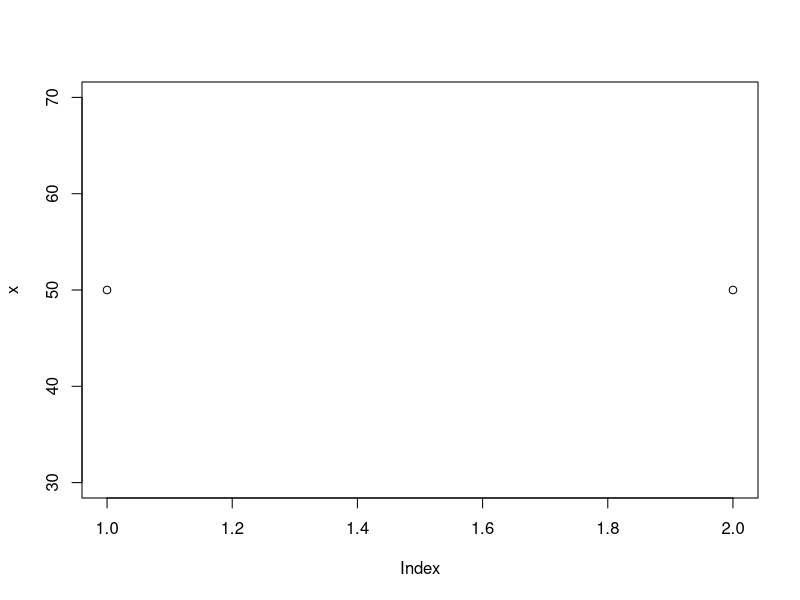
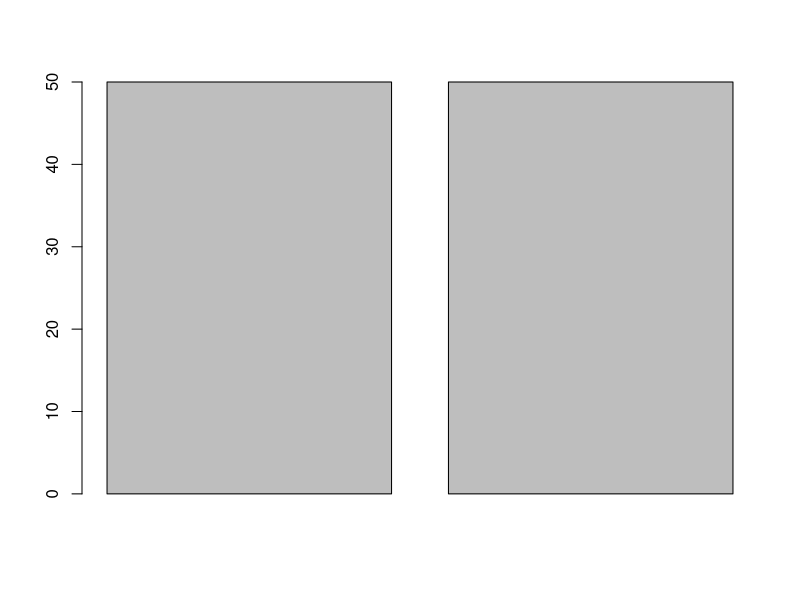
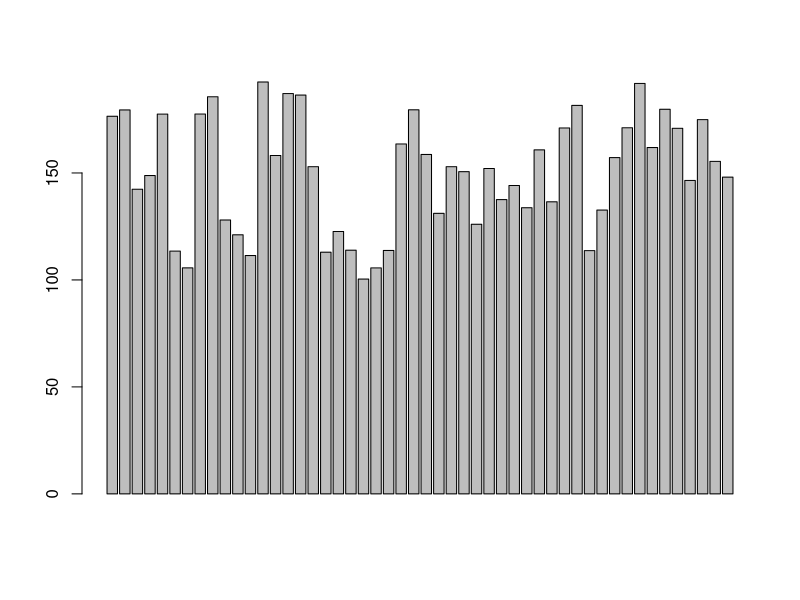
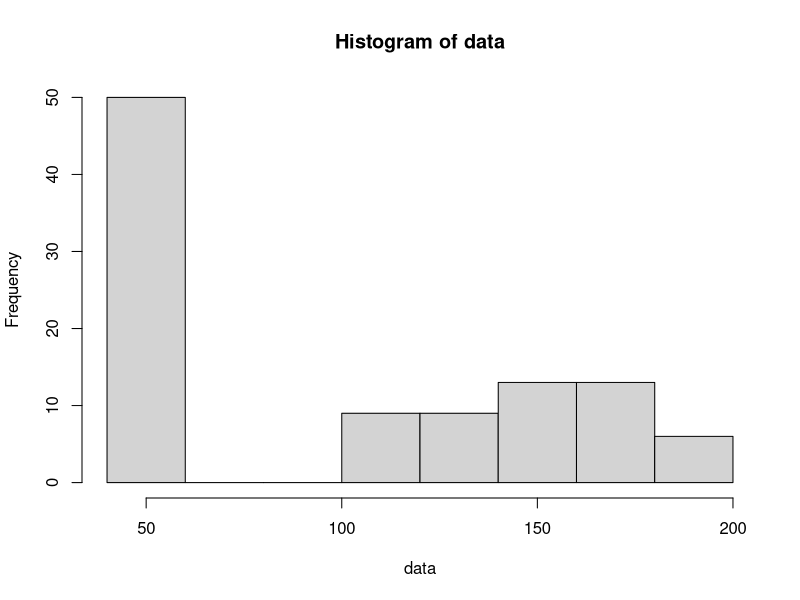
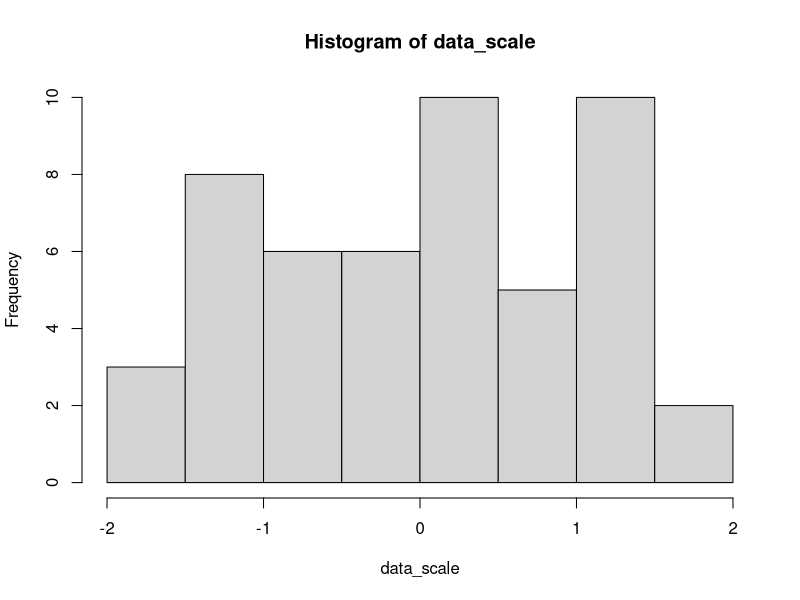
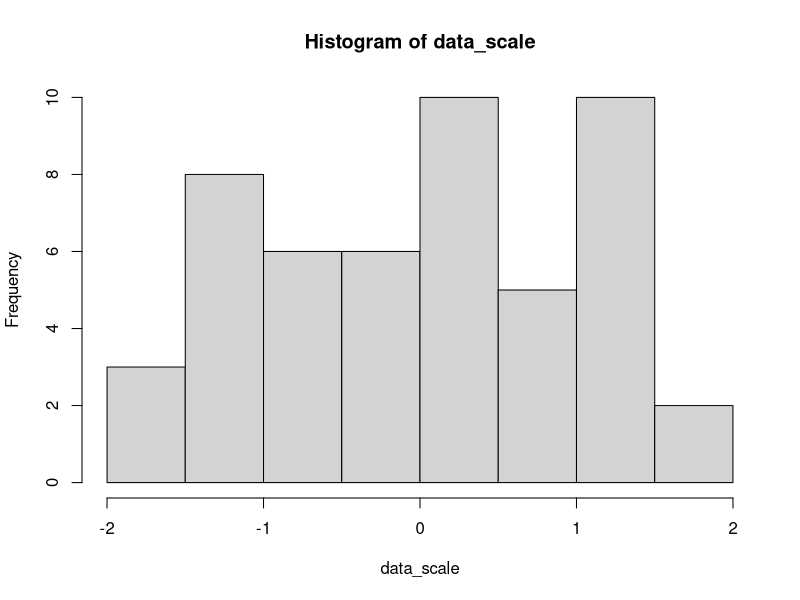
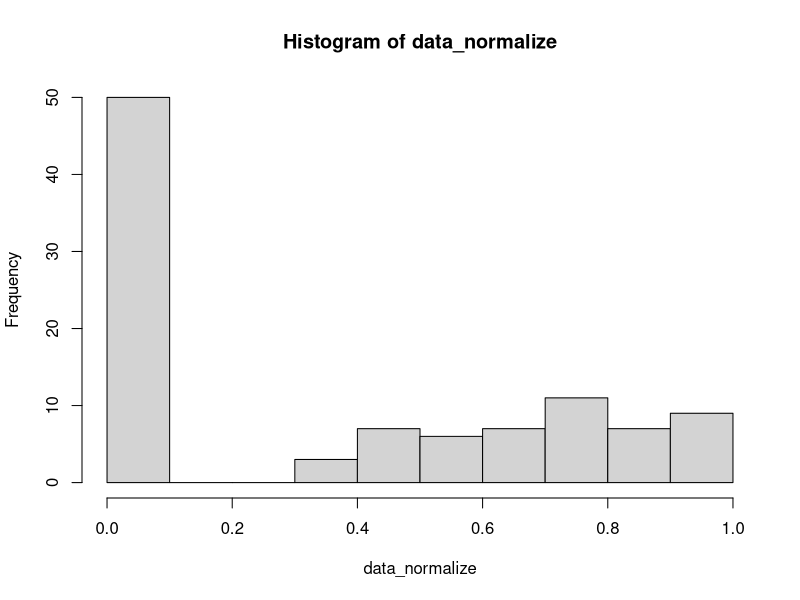

Recreate these plots in R, in order.
# creating random variable

#install.packages("plyr")
library("plyr")

?runif()
x <- runif(50,0,100)
y <- runif(50,100,200)

x<- range(50)

#plotting both
plot(x)
barplot(x)
barplot(y)

data <- cbind(x,y)
View(data)
hist(data)

# scaling the above data point
data_scale <- scale(data[])
View(data_scale)

hist(data_scale)

# writing a function for normalization

normalize <- function(i)
{
(i-min(data))/(max(data)-min(data))
}

data_normalize <- normalize(data)
View(data_normalize)
max(data_normalize)
max(data_scale)

hist(data_scale)
hist(data_normalize)
